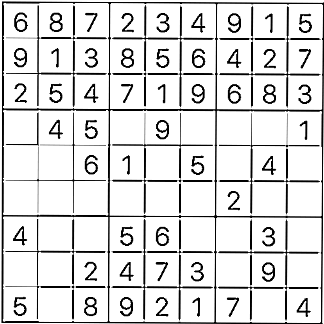
#> input picture development/tmp.png, 324 x 324 px
$ jupyter execute --allow-errors 'Read Board.ipynb'
#> lines starting #> are read from the running program, lines starting #| are printed output that depends on the picture
[cell 1]
import cv2
import time
#> (the rest of this cell did not finish here and is left out)

[cell 2]
img = cv2.imread("tmp.png", 0)
#> img is the input picture: shape (324, 324); min 0, max 255, mean 221.1
img = cv2.bitwise_not(img)
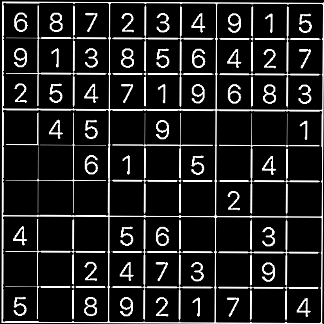
#> img: shape (324, 324); min 0, max 255, mean 33.9
#> (the rest of this cell did not finish here and is left out)
